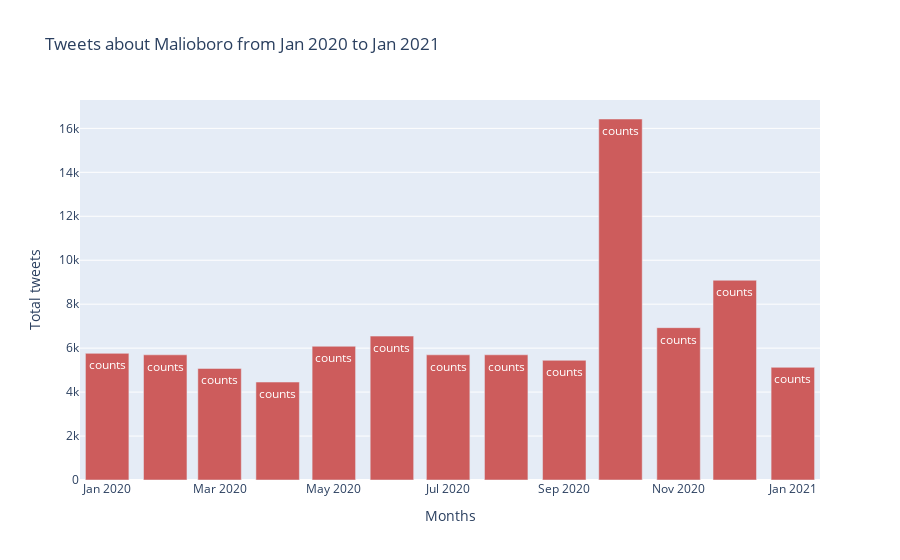

The notebook cell saved with this chart:
### Code cell
fig = go.Figure(data=go.Bar(x=df_month['month'].astype(dtype=str), 
                        y=df_month['counts'],
                        marker_color='indianred', text="counts"))

fig.update_layout({"title": 'Tweets about Malioboro from Jan 2020 to Jan 2021',
                   "xaxis": {"title":"Months"},
                   "yaxis": {"title":"Total tweets"},
                   "showlegend": False})
fig.write_image("by-month-bar.png",format="png", width=1000, height=600, scale=3)
fig.show()

### Figure 1 — Plotly figure (JSON) as saved in the notebook; plotly's stock layout.template omitted (floating-point values rounded to 4 significant figures)
{"data": [{"marker": {"color": "indianred"}, "text": "counts", "type": "bar", "x": ["2020-01", "2020-02", "2020-03", "2020-04", "2020-05", "2020-06", "2020-07", "2020-08", "2020-09", "2020-10", "2020-11", "2020-12", "2021-01"], "y": [5762, 5696, 5076, 4457, 6085, 6547, 5696, 5697, 5446, 16426, 6931, 9089, 5127]}], "layout": {"showlegend": false, "title": {"text": "Tweets about Malioboro from Jan 2020 to Jan 2021"}, "xaxis": {"title": {"text": "Months"}}, "yaxis": {"title": {"text": "Total tweets"}}}}
